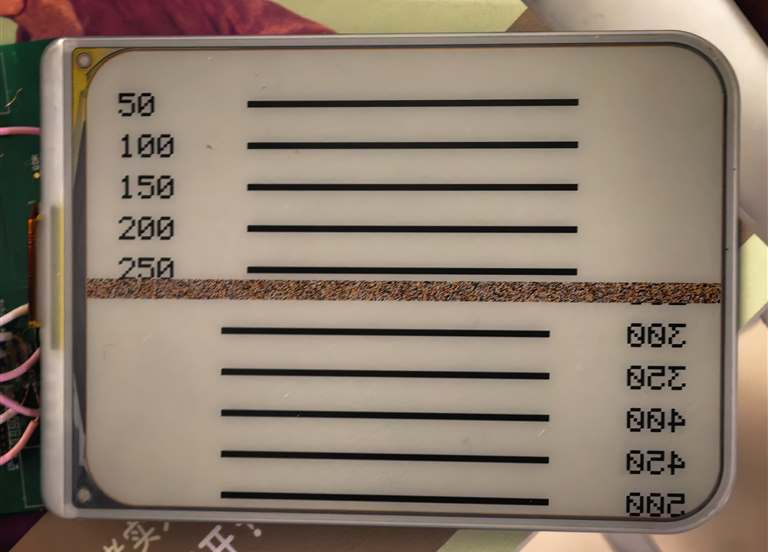
#> input picture evidence/M2/test_upload.jpg, 768 x 552 px
$ python fb_crosscheck.py ../evidence/M2/test_upload.jpg
#> lines starting #> are read from the running program, lines starting #| are printed output that depends on the picture; after the words box and inside, x2 and y2 are one past the last pixel; in counts of white or black regions, pixels touching at a corner belong together
### tools/epd_preview.py
#!/usr/bin/env python3
"""四色墨水屏图片预处理模拟器（主机侧，不上板）。

用途：在电脑上把 JPEG 走一遍与固件相同的处理管线，输出 PNG 预览，
用来调参数、对比算法、复现问题，不必反复烧录和等 15 秒刷屏。

算法 --algo fsgm（手机网页用的是这一条，也是默认目标）：
  1. cover 裁切到 768x552
  2. sRGB 域：饱和度 → 曝光(线性域) → 对比度 → 伽马
  3. 保留真实线性色域内的颜色；域外用 Oklab 六边近似，再收回真实凸包
  4. 在线性光中做 Floyd–Steinberg 误差扩散（蛇形扫描）→ 2bpp 索引

其它 --algo 用于对照：edge（板上旧的蓝噪声管线）、fs（线性 RGB + FS）、
fsok（Oklab + FS、不做色域映射）、bayer4（更旧的 4x4 Bayer）。

用法：
  python tools/epd_preview.py 图片.jpg --algo fsgm -o out.png
  python tools/epd_preview.py 图片.jpg --exposure 1.4 --gamma 1.2 --contrast 1.1
  python tools/epd_preview.py 图片.jpg --grid-bug         # 复现 MCU 边界白格栅
  python tools/epd_preview.py 图片.jpg --scale 2          # 放大看观感
  python tools/fb_crosscheck.py 图片.png                  # 网页算法 vs 本实现
"""

from __future__ import annotations

import argparse
import sys

import numpy as np
from PIL import Image

W, H = 768, 552

# 面板四色（sRGB 近似值）。真实墨水屏的白不是 255、黑不是 0，
# 用理想色板会让抖动去追屏幕根本到不了的亮度，累积误差导致发灰发暗。
# 数值来自白天自然光实拍（docs/calibration.md）：以同一张照片里的纸白为参考。
# 夜间照片（粉光 + 相机暗部抬升）会把黄/红的蓝绿通道抬高、把黑抬到 0.27，
# 用它标定会让整幅图发白发土，所以不再采用那一组数值。
# 必须与固件 image_pipeline.c 的 k_pal_srgb、网页 index.html 的 PAL 一致。
PALETTE = np.array([
    [ 32,  33,  35],  # EPD_BLACK  (0)
    [204, 204, 198],  # EPD_WHITE  (1)
    [231, 152,  10],  # EPD_YELLOW (2) —— 金黄，不是土黄
    [117,  36,  26],  # EPD_RED    (3) —— 暗砖红，不是玫红
], dtype=np.float64)

BAYER4 = np.array([
    [0, 8, 2, 10],
    [12, 4, 14, 6],
    [3, 11, 1, 9],
    [15, 7, 13, 5],
], dtype=np.float64)


# ---------------------------------------------------------------- 色彩工具

def srgb_to_lin(x: np.ndarray) -> np.ndarray:
    x = np.asarray(x, dtype=np.float64)
    return np.where(x <= 0.04045, x / 12.92, ((x + 0.055) / 1.055) ** 2.4)


def lin_to_srgb(x: np.ndarray) -> np.ndarray:
    x = np.clip(np.asarray(x, dtype=np.float64), 0.0, 1.0)
    return np.where(x <= 0.0031308, x * 12.92, 1.055 * x ** (1 / 2.4) - 0.055)


# ---------------------------------------------------------------- 蓝噪声

# [5 lines left out: function _bn_kernel, not called in this run]


def _energy(pattern: np.ndarray, kf: np.ndarray) -> np.ndarray:
    n = pattern.shape[0]
    return np.fft.irfft2(np.fft.rfft2(pattern.astype(np.float64)) * kf, s=(n, n))


# [41 lines left out: function blue_noise, not called in this run]


_BN16 = None


# [10 lines left out: function noise_mask, not called in this run]


# ---------------------------------------------------------------- 管线

def cover_crop(img: Image.Image) -> np.ndarray:
    iw, ih = img.size
    s = max(W / iw, H / ih)
    sw, sh = W / s, H / s
    sx, sy = (iw - sw) / 2, (ih - sh) / 2
    img = img.convert("RGB").resize((W, H), Image.LANCZOS,
                                    box=(sx, sy, sx + sw, sy + sh))
    return np.asarray(img, dtype=np.float64) / 255.0


def white_gain(rgb: np.ndarray) -> float:
    """自动白点增益：把这张图的白（亮度 99.5 分位）对齐到面板白。

    与 index.html 的 whiteGain() 同一条规则、同一套整数运算（先量化到
    8 位再统计），否则跨端一致性检查会因为分位点差 1 而整帧发散。
    """
    src = (np.clip(rgb, 0.0, 1.0) * 255).round().astype(np.int64)
    y = (299 * src[..., 0] + 587 * src[..., 1] + 114 * src[..., 2] + 500) // 1000
    hist = np.bincount(y.ravel(), minlength=256)
    need = max(1, int(y.size * 0.005))
    acc, wp = 0, 255
    for i in range(255, -1, -1):
        acc += int(hist[i])
        if acc >= need:
            wp = i
            break
    return min(2.4, max(1.0, 1.0 / max(float(srgb_to_lin(np.array(wp / 255.0))), 1e-4)))


# [68 lines left out: functions tone_map, mix_edges_full, algo_fs, not called in this run]


def lin_to_oklab(lin: np.ndarray) -> np.ndarray:
    r, g, b = lin[..., 0], lin[..., 1], lin[..., 2]
    l = 0.4122214708 * r + 0.5363325363 * g + 0.0514459929 * b
    m = 0.2119034982 * r + 0.6806995451 * g + 0.1073969566 * b
    s = 0.0883024619 * r + 0.2817188376 * g + 0.6299787005 * b
    l_, m_, s_ = np.cbrt(l), np.cbrt(m), np.cbrt(s)
    L = 0.2104542553 * l_ + 0.7936177850 * m_ - 0.0040720468 * s_
    A = 1.9779984951 * l_ - 2.4285922050 * m_ + 0.4505937099 * s_
    B = 0.0259040371 * l_ + 0.7827717662 * m_ - 0.8086757660 * s_
    return np.stack([L, A, B], axis=-1)


def oklab_to_lin(lab: np.ndarray) -> np.ndarray:
    """Inverse of lin_to_oklab; Ottosson's published inverse matrices."""
    l, a, b = lab[..., 0], lab[..., 1], lab[..., 2]
    ll = (l + 0.3963377774 * a + 0.2158037573 * b) ** 3
    mm = (l - 0.1055613458 * a - 0.0638541728 * b) ** 3
    ss = (l - 0.0894841775 * a - 1.2914855480 * b) ** 3
    return np.stack([4.0767416621 * ll - 3.3077115913 * mm + 0.2309699292 * ss,
                     -1.2684380046 * ll + 2.6097574011 * mm - 0.3413193965 * ss,
                     -0.0041960863 * ll - 0.7034186147 * mm + 1.7076147010 * ss], axis=-1)


def physical_inside(lin: np.ndarray) -> np.ndarray:
    pal = srgb_to_lin(PALETTE / 255.0)
    inv = np.linalg.inv((pal[1:] - pal[0]).T)
    weights = (lin - pal[0]) @ inv.T
    return (weights >= -1e-6).all(axis=-1) & (weights.sum(axis=-1) <= 1 + 1e-6)


def physical_project(lin: np.ndarray) -> np.ndarray:
    """Closest point on the complete linear-light tetrahedron (faces + edges)."""
    pal = srgb_to_lin(PALETTE / 255.0)
    best = lin.copy()
    best_err = np.full(lin.shape[:-1], np.inf)

    def take(candidate, valid):
        nonlocal best, best_err
        err = ((lin - candidate) ** 2).sum(axis=-1)
        use = valid & (err < best_err)
        best = np.where(use[..., None], candidate, best)
        best_err = np.where(use, err, best_err)

    for i, j, k in [(0, 1, 2), (0, 1, 3), (0, 2, 3), (1, 2, 3)]:
        base, a, b = pal[i], pal[j] - pal[i], pal[k] - pal[i]
        aa, ab, bb = a @ a, a @ b, b @ b
        d = lin - base
        da, db = d @ a, d @ b
        u = (da * bb - db * ab) / (aa * bb - ab * ab)
        v = (db * aa - da * ab) / (aa * bb - ab * ab)
        take(base + u[..., None] * a + v[..., None] * b,
             (u >= 0) & (v >= 0) & (u + v <= 1))
    for i in range(4):
        for j in range(i + 1, 4):
            d = pal[j] - pal[i]
            t = np.clip(((lin - pal[i]) @ d) / (d @ d), 0, 1)
            take(pal[i] + t[..., None] * d, True)
    return np.where(physical_inside(lin)[..., None], lin, best)


def physical_gamut_map_lin(lin: np.ndarray, hue=0.0, temp=0.0) -> np.ndarray:
    """Keep attainable colors; map out-of-gamut colors perceptually, then ensure feasibility.

    The six Oklab segments remain an approximation for out-of-gamut mapping.
    Error diffusion must use linear light, since ink dots mix by area.
    """
    lab = ok_adjust(lin_to_oklab(lin), hue, temp)
    target = oklab_to_lin(lab)
    mapped = physical_project(oklab_to_lin(ok_gamut_map_lab(lab)))
    return np.where(physical_inside(target)[..., None], target, mapped)


# [24 lines left out: function algo_fs_ok, not called in this run]


def ok_adjust(lab: np.ndarray, hue_deg: float = 0.0,
              temp: float = 0.0) -> np.ndarray:
    """色相 = 在 Oklab 色度平面上旋转；色温 = 沿 b 轴平移（正=黄暖，负=蓝冷）。

    与网页的 quality() → renderFinal() 完全对应；temp 的 1.0 对应 b +0.06。
    """
    if hue_deg == 0 and temp == 0:
        return lab
    r = np.deg2rad(hue_deg)
    c, s = np.cos(r), np.sin(r)
    a, b = lab[..., 1], lab[..., 2]
    out = lab.copy()
    out[..., 1] = a * c - b * s
    out[..., 2] = a * s + b * c + temp * 0.06
    return out


# [14 lines left out: functions ok_gamut_map, ok_gamut_map_lin, not called in this run]


def ok_gamut_map_lab(lab: np.ndarray) -> np.ndarray:
    """同 ok_gamut_map，但输入已经是 Oklab 坐标。"""
    pal = lin_to_oklab(srgb_to_lin(PALETTE / 255.0))

    best_err = np.full(lab.shape[:2], np.inf)
    best = lab.copy()
    for i in range(4):
        for j in range(i + 1, 4):
            d = pal[i] - pal[j]
            den = float(d @ d)
            if den < 1e-9:
                continue
            w = np.clip(((lab - pal[j]) @ d) / den, 0.0, 1.0)
            mix = pal[j] + w[..., None] * d
            err = ((lab - mix) ** 2).sum(axis=2)
            take = err < best_err
            best_err = np.where(take, err, best_err)
            best = np.where(take[..., None], mix, best)
    return best


# [23 lines left out: functions algo_fs_gm, block_average, not called in this run]


def block_expand(idx: np.ndarray, n: int, h: int, w: int) -> np.ndarray:
    """把 n×n 块索引放大回整屏；尺寸不整除时右下补白。"""
    if n <= 1:
        return idx
    out = np.repeat(np.repeat(idx, n, axis=0), n, axis=1)
    if out.shape[0] != h or out.shape[1] != w:
        pad = np.ones((h, w), dtype=np.uint8)
        pad[:out.shape[0], :out.shape[1]] = out[:h, :w]
        out = pad
    return out


def algo_fs_gm_lin(lin: np.ndarray, strength: float = 1.0,
                   clamp_err: float | None = None, jitter: float = 0.0,
                   hue: float = 0.0, temp: float = 0.0,
                   grain: int = 1) -> np.ndarray:
    """同 algo_fs_gm，但输入直接是线性 RGB（0..1）。"""
    pal = srgb_to_lin(PALETTE / 255.0)
    full_h, full_w, _ = lin.shape
    if grain > 1:
        lin = block_average(lin, grain)
    buf = physical_gamut_map_lin(lin, hue, temp)
    h, w, _ = buf.shape
    idx = np.zeros((h, w), dtype=np.uint8)
    rng = np.random.default_rng(20261031)

    for y in range(h):
        step = 1 if y % 2 == 0 else -1
        for x in (range(w) if step > 0 else range(w - 1, -1, -1)):
            c = buf[y, x]
            k = int(((pal - c) ** 2).sum(axis=1).argmin())
            idx[y, x] = k
            err = (c - pal[k]) * strength
            if jitter > 0:
                err = err + (rng.random(3) - 0.5) * jitter
            if clamp_err is not None:
                err = np.clip(err, -clamp_err, clamp_err)
            if 0 <= x + step < w:
                buf[y, x + step] += err * (7 / 16)
            if y + 1 < h:
                if 0 <= x - step < w:
                    buf[y + 1, x - step] += err * (3 / 16)
                buf[y + 1, x] += err * (5 / 16)
                if 0 <= x + step < w:
                    buf[y + 1, x + step] += err * (1 / 16)
    return block_expand(idx, grain, full_h, full_w)


# [17 lines left out: functions algo_bayer4, apply_grid_bug, not called in this run]


# ---------------------------------------------------------------- 输出

def to_rgb(idx: np.ndarray) -> np.ndarray:
    return np.clip(PALETTE[idx.astype(np.int64)] / 255.0, 0.0, 1.0)


# [78 lines left out: functions save, main, not called in this run]


# [2 lines that do not run on import are left out]

### tools/fb_crosscheck.py
"""跨端一致性检查：网页脚本（Node）vs Python 参考实现，逐像素比 2bpp 帧。

用法：python tools/fb_crosscheck.py <图片> [--algo fsgm]

开发板现在收的是手机算好的 2bpp 帧，所以「网页里的算法」和
「预览里的算法」必须是同一份结果；两边出现大分歧时这个检查会报出来。
"""
import argparse
import pathlib
import subprocess
import sys
import tempfile

import numpy as np
from PIL import Image

sys.path.insert(0, str(pathlib.Path(__file__).resolve().parent))
import epd_preview as ep  # noqa: E402

W, H = ep.W, ep.H
ROW_BYTES = W // 4


def pack_fb(idx: np.ndarray) -> np.ndarray:
    """2bpp 打包：每字节 4 像素，左侧像素在高位（与固件一致）。"""
    out = np.zeros((H, ROW_BYTES), dtype=np.uint8)
    for k in range(4):
        out |= (idx[:, k::4].astype(np.uint16) << (6 - 2 * k)).astype(np.uint8)
    return out


def js_style_linear(src: np.ndarray, expo: float, gamma: float,
                    con: float, sat: float) -> np.ndarray:
    """完全照 index.html 的整数路径算：8 位调色表 + 8 位饱和度，再线性化。

    网页里调色是先量化到 8 位再线性化的，和 epd_preview.tone_map 的纯浮点
    路径差一点点；误差扩散对这点差异很敏感，所以这里必须逐步对齐。
    """
    # 网页 LIN/tl 都是 Float32Array，进入计算时 JS 提升为 double。
    # 在线性光误差扩散中，少掉这次 float32 舍入会使长距离误差扩散发散。
    wg = ep.white_gain(src / 255.0)
    if 1 < wg < 2.4:
        wg = 1.0 / float(np.float32(1.0 / wg))
    expo *= wg
    i = np.arange(256) / 255.0
    lin_table = ep.srgb_to_lin(i).astype(np.float32).astype(np.float64)
    s = ep.lin_to_srgb(lin_table * expo)
    s = np.clip(0.5 + (s - 0.5) * con, 0.0, 1.0) ** (1.0 / gamma)
    tone = np.floor(s * 255 + 0.5).astype(np.uint8)
    tl = ep.srgb_to_lin(tone / 255.0).astype(np.float32).astype(np.float64)

    r = src[..., 0].astype(np.int64)
    g = src[..., 1].astype(np.int64)
    b = src[..., 2].astype(np.int64)
    luma = (299 * r + 587 * g + 114 * b + 500) // 1000          # | 0
    ri = np.clip(np.floor(luma + (r - luma) * sat + 0.5), 0, 255).astype(np.int64)
    gi = np.clip(np.floor(luma + (g - luma) * sat + 0.5), 0, 255).astype(np.int64)
    bi = np.clip(np.floor(luma + (b - luma) * sat + 0.5), 0, 255).astype(np.int64)
    return np.stack([tl[ri], tl[gi], tl[bi]], axis=-1)


def main() -> int:
    ap = argparse.ArgumentParser()
    ap.add_argument("image")
    ap.add_argument("--grain", type=int, default=1,
                    help="抖动颗粒 n×n，检查网页的分块路径时用 2 或 3")
    args = ap.parse_args()

    rgb = ep.cover_crop(Image.open(args.image))          # 0..1 sRGB, 768x552
#> in cover_crop, `iw, ih = img.size`: iw = 768; ih = 552
#> in cover_crop, `s = max(W / iw, H / ih)`: s = 1
#> in cover_crop, `sw, sh = W / s, H / s`: sw = 768; sh = 552
#> in cover_crop, `sx, sy = (iw - sw) / 2, (ih - sh) / 2`: sx = 0
#> in cover_crop, img is the input picture: PIL image 768x552 RGB; mean R, G, B 139.4, 124.4, 109.5
    src = (np.clip(rgb, 0, 1) * 255).round().astype(np.uint8)

    lin = js_style_linear(src, 0.60, 1.00, 1.05, 1.15)
#> in white_gain, `y = (299 * src[..., 0] + 587 * src[..., 1] + 114 * src[..., 2] + 500) ..`:
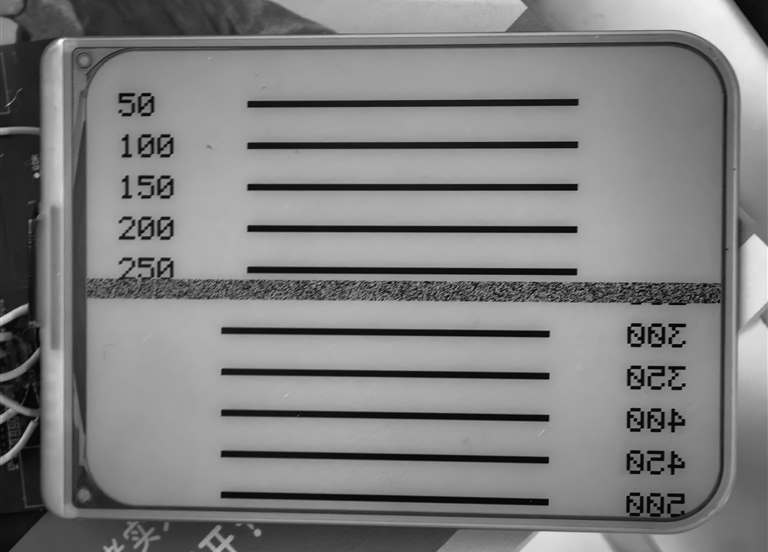
#> y: shape (552, 768) int64; min 0, max 252, mean 127.2
#> in white_gain, `hist = np.bincount(y.ravel(), minlength=256)`: hist = 256 values, max 9397 at index 158, min 0 at index 250, mean 1656
#> the loop in white_gain, `for i in range(255, -1, -1):` made 27 passes
#> acc on passes 1 to 8: 0, 0, 0, 2, 2, 2, 4, 6
#> after the loop in white_gain, `for i in range(255, -1, -1):`: acc = 2205
#> in js_style_linear, `wg = ep.white_gain(src / 255.0)`: wg = 1.28
#> in js_style_linear, `expo *= wg`: expo = 0.766
#> in lin_to_srgb, `x = np.clip(np.asarray(x, dtype=np.float64), 0.0, 1.0)`: x = 256 values from 0 to 0.766
#> in js_style_linear, `s = ep.lin_to_srgb(lin_table * expo)`: s = 256 values from 0 to 0.889
#> in js_style_linear, `s = np.clip(0.5 + (s - 0.5) * con, 0.0, 1.0) ** (1.0 / gamma)`: s = 256 values from 0 to 0.908
#> in js_style_linear, `tone = np.floor(s * 255 + 0.5).astype(np.uint8)`: tone = 256 values from 0 to 232
#> in js_style_linear, `tl = ep.srgb_to_lin(tone / 255.0).astype(np.float32).astype(np.float64)`: tl = 256 values from 0 to 0.807
    idx_py = ep.algo_fs_gm_lin(lin, 1.0, grain=args.grain)
#> after the loop in ok_gamut_map_lab, `for i in range(4):`:
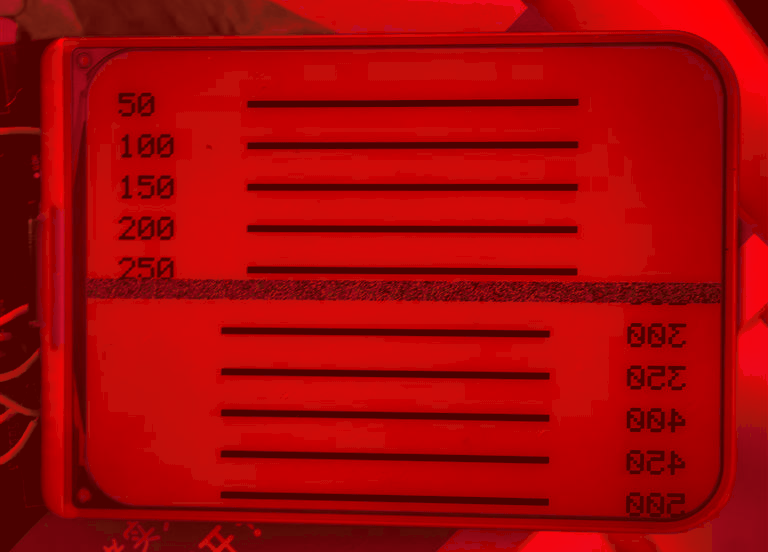
#> best: shape (552, 768, 3) float64; mean R, G, B 0.548, 0.014, 0.0152; drawn with min black and max white
#> after the loop in ok_gamut_map_lab, `for i in range(4):`:
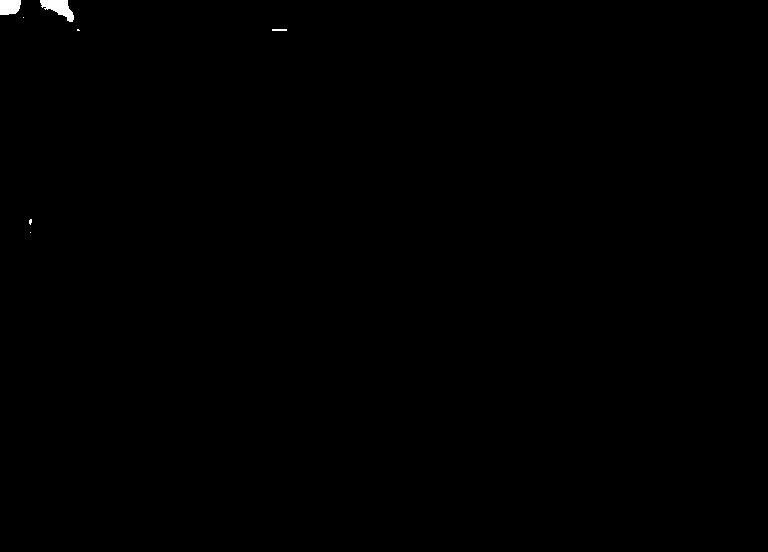
#> take: shape (552, 768) bool; 0.17% white; 7 white regions (4 under 20 px), largest, box (x1, y1, x2, y2) and area: (40, 0, 74, 22) 394, (0, 0, 21, 15) 283, (272, 29, 287, 31) 30
#> in oklab_to_lin (call 2), `return np.stack([4.0767416621 * ll - 3.3077115913 * mm + 0.2309699292 ..`:
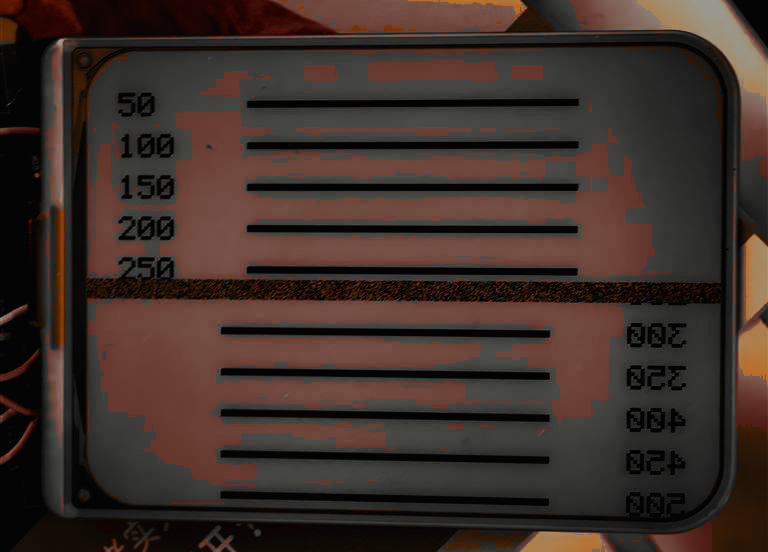
#> returned value: shape (552, 768, 3) float64; mean of channels 0, 1, 2 0.244, 0.187, 0.165; drawn as R, G, B
#> in physical_project, `pal = srgb_to_lin(PALETTE / 255.0)`: pal = [[0.0144, 0.0152, 0.0168], [0.604, 0.604, 0.565], [0.799, 0.314, 0.00304], [0.178, 0.0176, 0.0103]]
#> the loop in physical_project, `for i, j, k in [(0, 1, 2), (0, 1, 3), (0, 2, 3), (1, 2, 3)]:` made 4 passes
#> (base, a, b, aa, ab, bb) on passes 1 to 4: ([0.0144, 0.0152, 0.0168], [0.589, 0.589, 0.548], [0.785, 0.299, -0.0138], 0.994, 0.631, 0.705), ([0.0144, 0.0152, 0.0168], [0.589, 0.589, 0.548], [0.163, 0.00243, -0.00648], 0.994, 0.0942, 0.0268), ([0.0144, 0.0152, 0.0168], [0.785, 0.299, -0.0138], [0.163, 0.00243, -0.00648], 0.705, 0.129, 0.0268), ([0.604, 0.604, 0.565], [0.195, -0.29, -0.562], [-0.426, -0.586, -0.554], 0.438, 0.398, 0.832)
#> pass 1, in physical_project, `u = (da * bb - db * ab) / (aa * bb - ab * ab)`:
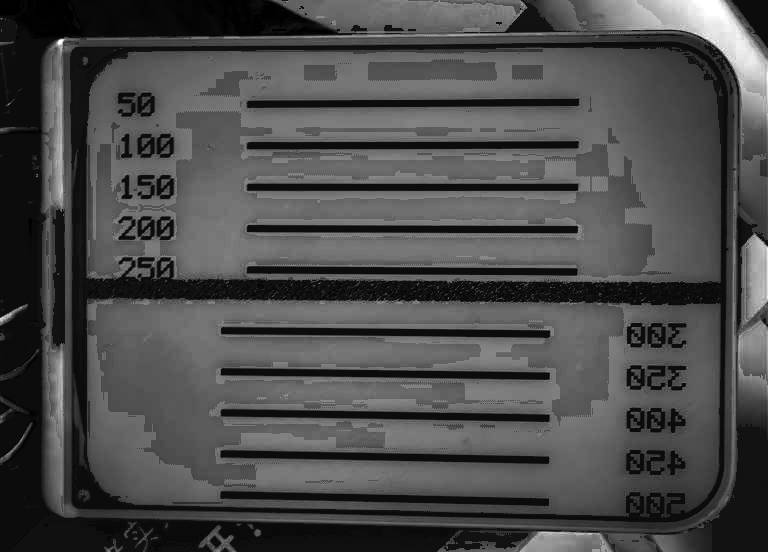
#> u: shape (552, 768) float64; min -0.0498, max 1, mean 0.262; drawn with min black and max white
#> in physical_inside, `weights = (lin - pal[0]) @ inv.T`:
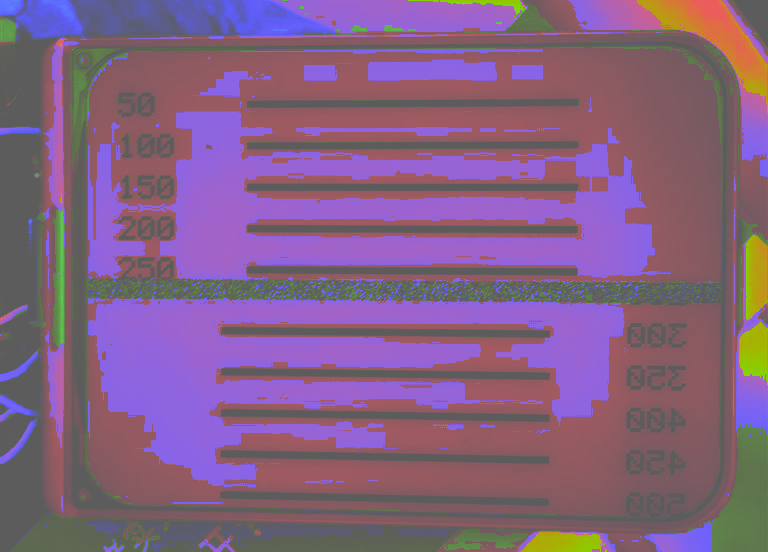
#> weights: shape (552, 768, 3) float64; mean of channels 0, 1, 2 0.275, 0.0311, 0.264; drawn with min black and max white
#> in physical_inside, `return (weights >= -1e-6).all(axis=-1) & (weights.sum(axis=-1) <= 1 + ..`:
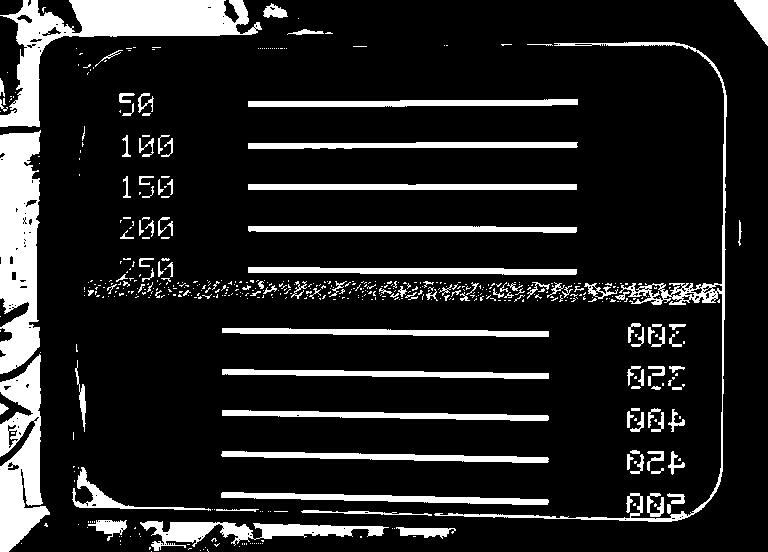
#> returned value: shape (552, 768) bool; 14% white; 568 white regions (451 under 20 px), largest, box (x1, y1, x2, y2) and area: (0, 0, 262, 127) 9477, (0, 130, 41, 374) 7930, (0, 354, 50, 552) 5798
    fb_py = pack_fb(idx_py)

    with tempfile.TemporaryDirectory() as td:
        src_path = pathlib.Path(td) / "src.rgb"
        out_path = pathlib.Path(td) / "js.2bpp"
        src.tofile(src_path)
        proc = subprocess.run(
            ["node", str(pathlib.Path(__file__).parent / "fb_crosscheck.js"),
             str(src_path), str(out_path), str(args.grain)],
            capture_output=True, text=True)
        if proc.returncode != 0:
            print(proc.stdout, proc.stderr)
            return 1
        print(proc.stdout.strip())
        fb_js = np.frombuffer(out_path.read_bytes(), dtype=np.uint8)

    if fb_js.size != fb_py.size:
        print(f"长度不一致：py={fb_py.size} js={fb_js.size}")
        return 1

    a = fb_py.reshape(-1)
    b = fb_js.reshape(-1)
    same_byte = float((a == b).mean())
    # 按像素比（一字节 4 像素）
    pa = np.stack([(a >> 6) & 3, (a >> 4) & 3, (a >> 2) & 3, a & 3], axis=1)
    pb = np.stack([(b >> 6) & 3, (b >> 4) & 3, (b >> 2) & 3, b & 3], axis=1)
    same_px = float((pa == pb).mean())
    print(f"字节一致 {same_byte * 100:.2f}%   像素一致 {same_px * 100:.2f}%")
    return 0 if same_px >= 0.999 else 1


if __name__ == "__main__":
#> (the run stopped early here; a loop or call above may not have finished)
